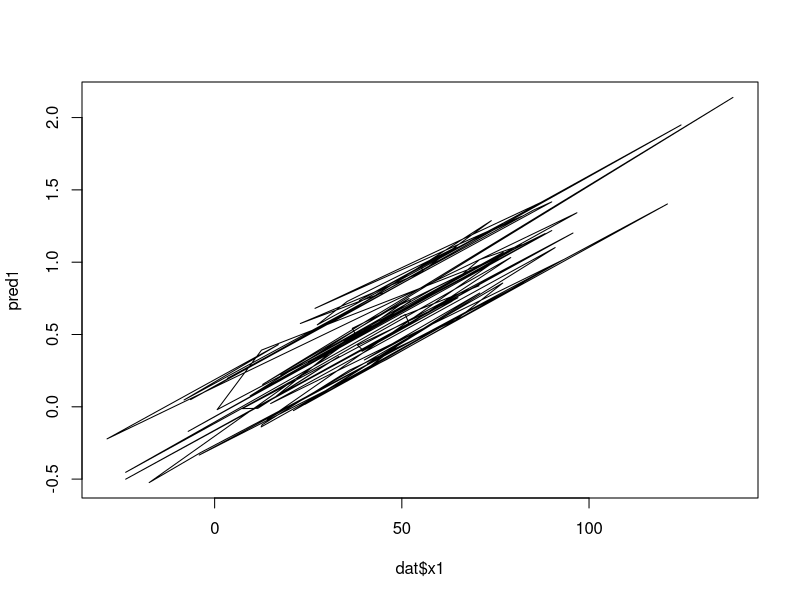
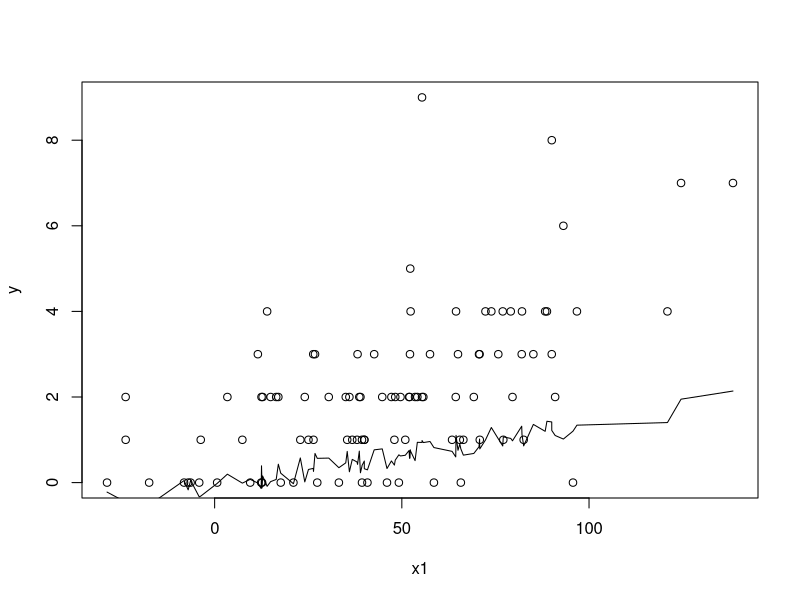
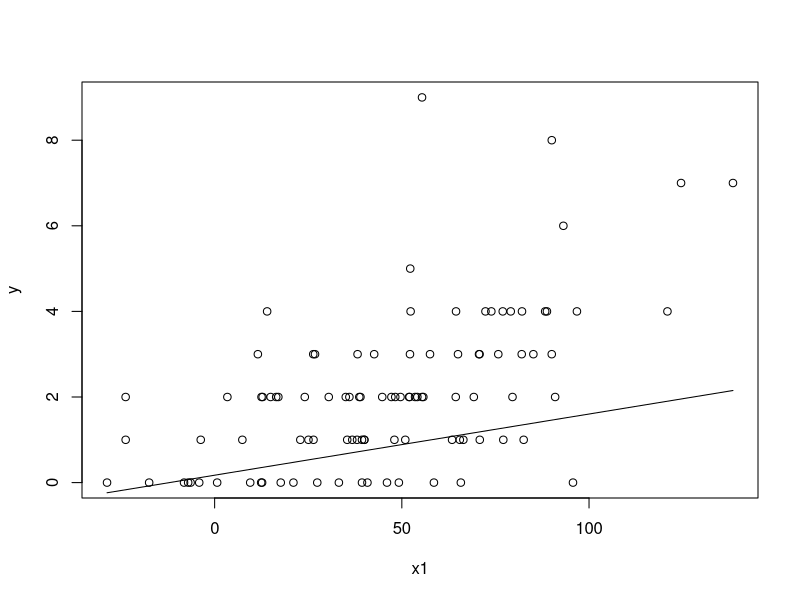

The R script that drew these images, in order: (Note: this script raises an error after producing the figures.)
## Paul E. Johnson
## 2014-09-18

## Here's a puzzle I presented to our group this week.

## Generate data like so

set.seed(234234)
dat <- data.frame(x1 = rnorm(100, m = 50, sd = 40), x2 = gl(4, 25,
labels = c("l", "m", "h", "s")), x3 = rgamma(100, 1, 2))
dat$y <- rpois(100, lambda = exp(0.005 + 0.014 * dat$x1 - 0.1 * dat$x3))
m1 <- glm(y ~ x1 + x2 + x3, data = dat, family = "poisson")
m2 <- glm(y ~ x1, data = dat, family = "poisson")


## Exercises

## 1. Make a plot demonstrating the relationship between x1 and y,
## including the predicted values from both m1 and m2.

## 2. Suppose you want to plot the predicted value of y, for each
## categorical value of x2.  What would you do?


## 2A. What is the difference between

predict(m1)

## and

predict(m1, type = "response")

## 2B. What is the difference between

predict(m1, type = "response")

## and

predict(m2, type = "response")


## 3. What's wrong with this approach?

pred1 <- predict(m1)
plot(pred1 ~ dat$x1, type = "l")

## 4. What's wrong with this approach?

dat <- dat[order(dat$x1), ]
m1 <- glm(y ~ x1 + x2 + x3, data = dat, family = "poisson")
pred2 <- predict(m1)
plot(y ~ x1, data = dat)
lines(pred2 ~ x1, data = dat)

## 5. What's wrong with this approach?

library(rockchalk)
nd <- newdata(m1, predVals = c("x1"), n = 20)
nd$pred <- predict(m1, nd)
plot(y ~ x1, data = dat)
lines(pred ~ x1, data = nd)

## 6. Can you make a pleasant looking regression table for m1 and m2?
## If not, try R packages that can like memisc, texreg, stargazer,
## apsrtable, rockchalk, or ...

## 7. More advanced: what's the problem with getting confidence
## intervals on that predicted value line?

## Can you explain why I feel like a cheater when I wrote this function?

plotSlopes(m1, plotx = x1, interval = "conf")

## If you did not ever try to work with predicted value plots, I
## eagerly suggest you try it.






## Now, my answers
## 1. Make a plot demonstrating the relationship between x1 and y,
## including the predicted values from both m1 and m2.

## m2 is easy. Do that first
m2nd <- newdata(m2, predVals = list(x1 = "quantile"), n = 30)
m2nd$fit <- predict(m2, newdata = m2nd, type = "response")

plot(y ~ x1, data = dat, col = "gray70")
lines(fit ~ x1, data = m2nd)


## Perhaps it is more clear to look at it like this
plot(y ~ x1, data = dat, col = "gray70")
lines(fit ~ x1, data = m2nd, type = "b")
title("30 quantile-spaced values of x1")


## Obvious problem: What values of x1 should be used? 30 quantiles?

m2nd2 <- newdata(m2, predVals = list(x1 = "seq"), n = 30)
m2nd2$fit <- predict(m2, newdata = m2nd2, type = "response")
plot(y ~ x1, data = dat, col = "gray70")
lines(fit ~ x1, data = m2nd2, type = "b")
title("Evenly spaced values of x1")





## Obvious problem. What values are to be supposed for x2 and x3?
m1nd <- newdata(m1, predVals = list(x1 = "quantile", x2 = levels(dat$x2)), n = 20)
m1nd

## See the problem?:
m1nd$fit <- predict(m1, newdata = m1nd, type = "response")
text(m1nd$x1, m1nd$fit, labels = as.character(m1nd$x2))


plot(y ~ x1, data = dat, col = "gray70")
mycol <- gray.colors(4, start = 0.3, end = 0.6)
x2levels <- levels(m1nd$x2)
for(i in seq_along(x2levels)){
    lines(fit ~ x1, data = m1nd[m1nd$x2 %in% x2levels[i], ], lty = i + 1, col = mycol[i], lwd = 2)
}
lines(fit ~ x1, data = m2nd)
legend("topleft", legend = c("Model 2", paste("Model 1: x2 =", x2levels)), col = c(1, mycol), lty = 1:5, lwd = 2) 

## The rockchalk package has a short-cut function for most of this work, but it won't integrate
## m1 and m2 for us.


## ## 4. What's wrong with this approach?

## dat <- dat[order(dat$x1), ]
## m1 <- glm(y ~ x1 + x2 + x3, data = dat, family = "poisson")
## pred2 <- predict(m1)
## plot(y ~ x1, data = dat)
## lines(pred2 ~ x1, data = dat)

## Answer: 
## Predicted values are calculated for each row in the data. The
## plot looks/is wrong because we have not controlled for x2 and x3
## in the calculation of the predicted values for plotting.




## ## 5. What's wrong with this approach?

## library(rockchalk)
## nd <- newdata(m1, predVals = c("x1"), n = 20)
## nd$pred <- predict(m1, nd)
## plot(y ~ x1, data = dat)
## lines(pred ~ x1, data = nd)

## Answer:
## That's almost right. Inspect nd, see it has adjusted x2 and x3.
## However, the predict statement needs type = "response"


library(rockchalk)
nd <- newdata(m1, predVals = c("x1"), n = 20)
nd$fit <- predict(m1, nd, type = "response")
plot(y ~ x1, data = dat)
lines(fit ~ x1, data = nd)

## do you want various predictive lines?

plotCurves(m1, plotx = "x1", modx = "x2")

##
##
## Now, I want to take you on 2 detours.

## Detour 1. Plot predictions by quantile.

## Lets just ask for 5 values 

nd2 <- newdata(m1, predVals = list(x1 = "quantile", x2 = "l"), n = 5)
nd2$fit <- predict(m1, nd2, type = "response")

par.orig <- par(no.readonly = TRUE)
par(mfcol = c(2,1))

plot(y ~ x1, data = dat, col = "gray70")
lines(fit ~ x1, data = nd2, type = "b")

nd2$q1 <- c("min", "25%", "median", "75%", "max")
nd2$q2 <- 1:5


plot(fit ~ q2, data = nd2, type = "b", xlab = "x1 quantiles", axes = FALSE)
axis(2)
axis(1, at = nd2$q2, labels = nd2$q1)
box(bty = "L")

par(par.orig)


## If x1's distribution is less symmetric,the problem is exaggerated

set.seed(234234)
dat2 <- data.frame(x1 = 1.5 *  rgamma(100, shape = 2, scale = 18.3),
                  x2 = gl(4, 25, labels = c("l", "m", "h", "s")),
                  x3 = rgamma(100, 1, 2))
dat2$y <- rpois(100, lambda = exp(0.005 + 0.014 * dat2$x1 - 0.1 * dat2$x3))

summary(dat)
summary(dat2)

hist(dat2$x1)

m1.2 <- glm(y ~ x1 + x2 + x3, data = dat2, family = "poisson")



nd3 <- newdata(m1.2, predVals = list(x1 = "quantile", x2 = "l"), n = 5)
nd3$fit <- predict(m1.2, nd3, type = "response")


par(mfcol = c(2,1))

plot(y ~ x1, data = dat2, col = "gray70")
lines(fit ~ x1, data = nd3, type = "b")

nd3$q1 <- c("min", "25%", "median", "75%", "max")
nd3$q2 <- seq(min(nd3$x1), max(nd3$x1), length.out = 5)

plot(fit ~ q2, data = nd3, type = "b", xlab = "x1 quantiles", axes = FALSE, col = "gray70")
axis(2)
axis(1, at = nd3$q2, labels = nd3$q1)
box(bty = "L")
lines(fit ~ q2, data = nd3, type = "b")
par(par.orig)


## What are the dangers here?

## Why might one want to do this?  



## Detour 2. What if the data has only 2 or 3 unique values of a predictor?


set.seed(234234)
dat <- data.frame(x1 = rnorm(100, m = 50, sd = 40),
                  x2 = gl(4, 25, labels = c("l", "m", "h", "s")),
                  x3 = rgamma(100, 1, 2))
dat$x1f <- cut(dat$x1, c(-100, 50, 80, 200), labels = c("low", "med", "high"))
dat$x1n <- as.numeric(dat$x1f)
dat$y <- rpois(100, lambda = exp(0.005 + 0.014 * dat$x1 - 0.1 * dat$x3))

m1 <- glm(y ~ x1n + x2 + x3, data = dat, family = "poisson")
summary(m1)

nd4 <- newdata(m1, predVals = list(x1n = "quantile", x2 = "l"), n = 5)
nd4$fit <- predict(m1, newdata = nd4, type = "response")
nd4

plot(fit ~ x1n, data = nd4, type = "b")

## Question: Should newdata refuse to give back more possible values of
## x1n than there actually are?


## I'll fake it by manufacturing data points at 1.5 and 2.5
x1quant <- quantile(dat$x1n)
nd5 <- expand.grid(x1n = seq(1, 3, length.out = 5), x2 = "l", x3 = mean(dat$x3))
nd5$fit <- predict(m1, newdata = nd5, type = "response")
nd5

plot(fit ~ x1n, data = nd5, type = "b", xlab = "phony (?) x1 quantiles", axes = FALSE)
axis(2)
axis(1, at = nd5$x1n, labels = nd5$q1)
box(bty = "L")



## ## 7. More advanced: what's the problem with getting confidence
## ## intervals on that predicted value line?

## ## Can you explain why I feel like a cheater when I wrote this function?

## plotSlopes(m1, plotx = x1, interval = "conf")

## ## If you did not ever try to work with predicted value plots, I
## ## eagerly suggest you try it.

## Answer:

## Those calculations rely on a very simplistic "Wald approximation"
## to calculate confidence intervals on predictions. These are also
## supported in SAS, but the literature is generally calling for more
## elaborate methods none of which are easily available.


## Withers, Christopher S. and Saralees Nadarah. 2012. Improved
## confidence regions based on Edgeworth expansions. Computational
## Statistics and Data Analysis 56: 4366-4380.

## "The number of papers proposing confidence regions is too many to
## cite. Confidence regions can be constructed using many different
## methods. Some of these involve: the exact distribution theory,
## asymptotic chi-square distributions, asymptotic normal distributions,
## record values, bootstrapping, empirical likelihood method, likelihood
## ratio statistics, Bayesian test statistics, sign based test
## statistics, rank based test statistics, differential geometric
## frameworks, jackknife, least square statistics, sequential methods,
## Monte Carlo likelihood methods, adaptive estimation methods, the M
## estimation theory, empirical Bayes, calibration methods, score
## statistics, quadratic approximations, subsampling methods, Gibbs
## sampling methods, smoothing methods (for example, polynomial splines,
## kernel type smoothing, local adaptive smoothing and Granulometric
## smoothing), Kolmogorov–Smirnov statistics, highest posterior density
## methods, R estimation methods, stochastic inequalities (for example,
## Hajek–Rényi type inequalities), multiple comparison methods, maximum
## modulus methods, minimum area confidence methods, U statistics, Rényi
## statistics and statistics based on other entropy measures, generalized
## p values, James–Stein type statistics, power divergence statistics,
## importance sampling methods, Uusipaikka’s method, genetic algorithms
## and uniform minimum variance unbiased statistics."

## See also:

## King, Gary, Michael Tomz, and Jason Wittenberg. 2000. Making the Most
## of Statistical Analyses: Improving Interpretation and
## Presentation. American Journal of Political Science 44: 341–355

## Sun, J., Loader, C., & William P., M. (2000). Confidence bands in
## generalized linear models. The Annals of Statistics, 28(2),
## 429–460. doi:10.1214/aos/1016218225

## Xu, Jun and J. Scott Long (2005) Confidence intervals for predicted outcomes in
## regression models for categorical outcomes. Stata Journal 5(4): 537-559.




## 6. Can you make a pleasant looking regression table for m1 and m2?
## If not, try R packages that can like memisc, texreg, stargazer,
## apsrtable, rockchalk, or ...


varLabs <- c(x1 = "Flowers", x2l = "x2: low", x2m = "x2: medium",
             x2h = "x2: high", x2s = "x2: super", x3 = "Nearly Forgot x3's super long label")
outreg(list("Model 1" = m1, "Model 2" = m2),  varLabels = varLabs, type = "html")
